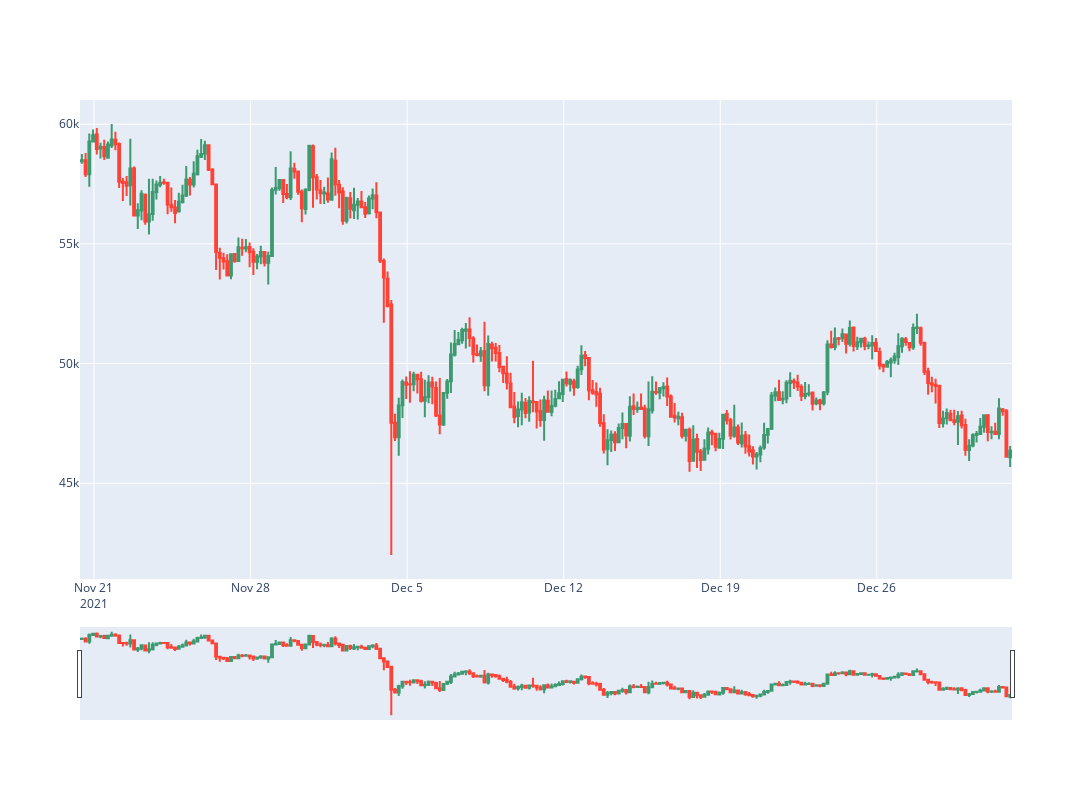

Notebook code for this chart:
### Markdown cell above
### Candlestick Chart

### Code cell
layout = go.Layout(autosize=False, width=1500, height=800)
fig = go.Figure(data=[go.Candlestick(x=df['dateTime'],
                open=df['open'],
                high=df['high'],
                low=df['low'],
                close=df['close'])],
               layout=layout)


fig.show()

### Figure 1 — Plotly figure (JSON) as saved in the notebook; plotly's stock layout.template omitted (floating-point values rounded to 4 significant figures; data arrays with more than 128 entries replaced by an {"elided": "..."} marker saying what was removed)
{"data": [{"close": {"elided": "250 float values"}, "high": {"elided": "250 float values"}, "low": {"elided": "250 float values"}, "open": {"elided": "250 float values"}, "type": "candlestick", "x": {"elided": "250 str values"}}], "layout": {"autosize": false, "height": 800, "width": 1500}}
